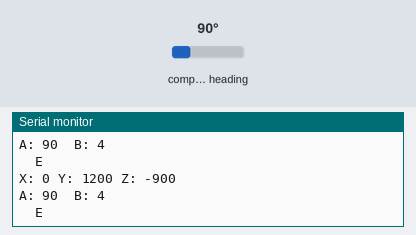
Bench run of a sketch on a simulated Arduino Uno, built with avr-gcc and run on an emulated ATmega328P. On the bench: the last lines printed to the serial monitor. The test bench sets the inputs (shaded band); at power-on: compass heading 90°.

Above: at 10.2 s.
10.3 s: compass heading set to 7°
At 10.86 s:
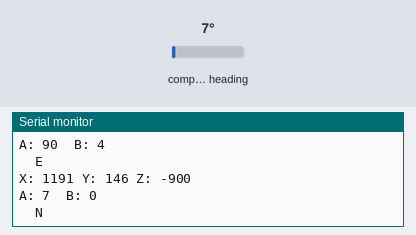
12.5 s: compass heading set to 180°
At 12.87 s:
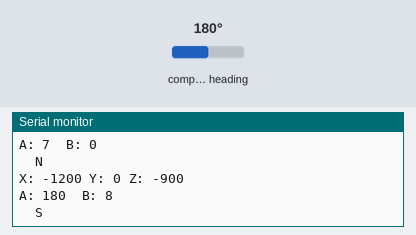
14.5 s: compass heading set to 269°
At 14.88 s:
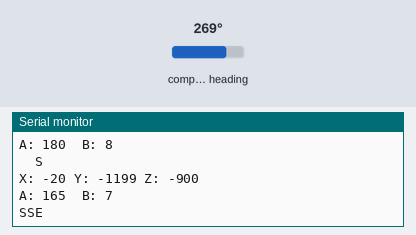
16.5 s: compass heading set to 352°
At 16.89 s:
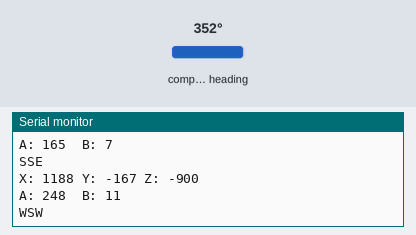
18.5 s: compass heading set to 123°
At 18.9 s:
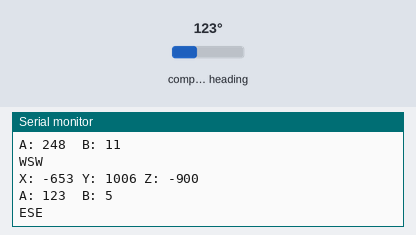
Timing chart, 0 to 21.5 s (numbered marks = the images above; inputs shaded):
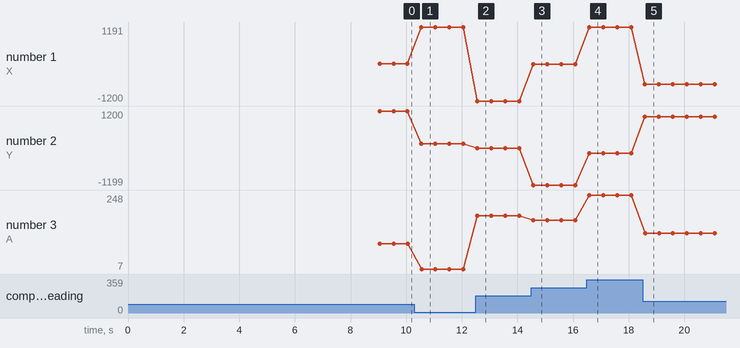

The sketch:

PicoQMC5883LCompassDirection.ino
```cpp
// (licence header left out)
//PicoQMC5883LCompass

#include "QMC5883LInterface.h"
#include "WireCustom.h"


void setup() {
	Serial.begin(115200);
	while (!Serial)
		delay(10);

	delay(2000);
	Serial.println("Wire Test begin");
	setupWire(0,0);
	scanWire();
	endWire();
	Serial.println("Wire Test end");
	delay(2000);

	PicoQMC5883L_Init();
	PicoQMC5883L_Calibration();
	PicoQMC5883L_Smoothing(10,true);
	Serial.println("QMC5883P Test");
}

void loop() {
	PicoQMC5883L_DumpDirection();

	delay(500);
}
```

QMC5883LInterface.cpp
```cpp
// This file is part of the PicoQMC5883L library

/*
===============================================================================================================
QMC5883LCompass.h Library Direction Example Sketch
Learn more at [https://github.com/mprograms/QMC5883Compas]

This example shows how to get Compass direction.

===============================================================================================================
Release under the GNU General Public License v3
[https://www.gnu.org/licenses/gpl-3.0.en.html]
===============================================================================================================
*/

#include <Arduino.h>
#include <QMC5883LCompass.h>

QMC5883LCompass compass;

void PicoQMC5883L_Init() {
	compass.setADDR(0x0D);
	compass.init();
}

void PicoQMC5883L_Calibration() {

	Serial.println("This will provide calibration settings for your QMC5883L chip. When prompted, move the magnetometer in all directions until the calibration is complete.");
	Serial.println("Calibration will begin in 5 seconds.");
	delay(5000);

	Serial.println("CALIBRATING. Keep moving your sensor...");
	compass.calibrate();

	Serial.println("DONE. Copy the lines below and paste it into your projects sketch.);");
	Serial.println();
	Serial.print("compass.setCalibrationOffsets(");
	Serial.print(compass.getCalibrationOffset(0));
	Serial.print(", ");
	Serial.print(compass.getCalibrationOffset(1));
	Serial.print(", ");
	Serial.print(compass.getCalibrationOffset(2));
	Serial.println(");");
	Serial.print("compass.setCalibrationScales(");
	Serial.print(compass.getCalibrationScale(0));
	Serial.print(", ");
	Serial.print(compass.getCalibrationScale(1));
	Serial.print(", ");
	Serial.print(compass.getCalibrationScale(2));
	Serial.println(");");
}

void PicoQMC5883L_Smoothing(int step, bool advanced) {
/*
   *   call setSmoothing(STEPS, ADVANCED);
   *
   *   STEPS     = int   The number of steps to smooth the results by. Valid 1 to 10.
   *                     Higher steps equals more smoothing but longer process time.
   *
   *   ADVANCED  = bool  Turn advanced smmothing on or off. True will remove the max and min values from each step and then process as normal.
   *                     Turning this feature on will results in even more smoothing but will take longer to process.
   *
   */
	compass.setSmoothing(step, advanced);
}

void PicoQMC5883L_DumpDirection() {
	int x, y, z;

	compass.read();

	x = compass.getX();
	y = compass.getY();
	z = compass.getZ();

	Serial.print("X: ");
	Serial.print(x);
	Serial.print(" Y: ");
	Serial.print(y);
	Serial.print(" Z: ");
	Serial.print(z);
	Serial.println();

	byte a = compass.getAzimuth();
	byte b = compass.getBearing(a);

	Serial.print("A: ");
	Serial.print(a);

	Serial.print("  B: ");
	Serial.print(b);

	Serial.println();

	char myArray[3];
	compass.getDirection(myArray, a);

	Serial.print(myArray[0]);
	Serial.print(myArray[1]);
	Serial.print(myArray[2]);
	Serial.println();
	Serial.println();
}
```

QMC5883LInterface.h
```cpp
// QMC5883LInterface.h

void PicoQMC5883L_Init();
void PicoQMC5883L_DumpDirection();
void PicoQMC5883L_Calibration();
void PicoQMC5883L_Smoothing(int step = 10, bool advanced = false);
```

WireCustom.cpp
```cpp
// WireCustom.cpp
#include <Arduino.h>
#include <Wire.h>
#include "WireCustom.h"

void setupWire(int SDA_PIN, int SCL_PIN) {
	if (SDA_PIN == 0 && SCL_PIN == 0) {
		// Use default pins for I2C
		Wire.begin();
		return;
	}
	Wire.setSDA(SDA_PIN);
	Wire.setSCL(SCL_PIN);
//	Wire.setPins(SDA_PIN, SCL_PIN);
	Wire.begin();
}

void endWire() {
	//	Wire.setPins(SDA_PIN, SCL_PIN);
	Wire.end();
}

void scanWire()
{
	byte error, address;
	int nDevices;
	Serial.println("Scanning...");
	nDevices = 0;
	for (address = 1; address < 127; address++)
	{
		// The i2c_scanner uses the return value of
		// the Write.endTransmisstion to see if
		// a device did acknowledge to the address.
		Wire.beginTransmission(address);
		error = Wire.endTransmission();
		if (error == 0)
		{
			Serial.print("I2C device found at address 0x");
			if (address < 16)
				Serial.print("0");
			Serial.print(address, HEX);
			Serial.println("  !");
			nDevices++;
		}
		else if (error == 4)
		{
			Serial.print("Unknown error at address 0x");
			if (address < 16)
				Serial.print("0");
			Serial.println(address, HEX);
		}
	}
	if (nDevices == 0)
		Serial.println("No I2C devices found\n");
	else
		Serial.println("done\n");
}
```

WireCustom.h
```cpp
// WireCustom.h
void setupWire(int SDA_PIN = 0, int SCL_PIN = 0);
void scanWire();
void endWire();
```

Measured:
- after the input at 10.3 s, the serial monitor: prints a new line after 0.25 s (image 1)
- after the input at 12.5 s, the serial monitor: prints a new line after 0.06 s (image 2)
- after the input at 14.5 s, the serial monitor: prints a new line after 0.07 s (image 3)
- after the input at 16.5 s, the serial monitor: prints a new line after 0.08 s (image 4)
- after the input at 18.5 s, the serial monitor: prints a new line after 0.09 s (image 5)
- plotted number 1: 0 → 1191 after the input at 10.3 s, 1191 → -1200 after the input at 12.5 s, -1200 → -20 after the input at 14.5 s, -20 → 1188 after the input at 16.5 s, 1188 → -653 after the input at 18.5 s
- plotted number 2: 1200 → 146 after the input at 10.3 s, 0 → -1199 after the input at 14.5 s, -1199 → -167 after the input at 16.5 s, -167 → 1006 after the input at 18.5 s
- plotted number 3: 90 → 7 after the input at 10.3 s, 7 → 180 after the input at 12.5 s, 180 → 165 after the input at 14.5 s, 165 → 248 after the input at 16.5 s, 248 → 123 after the input at 18.5 s
